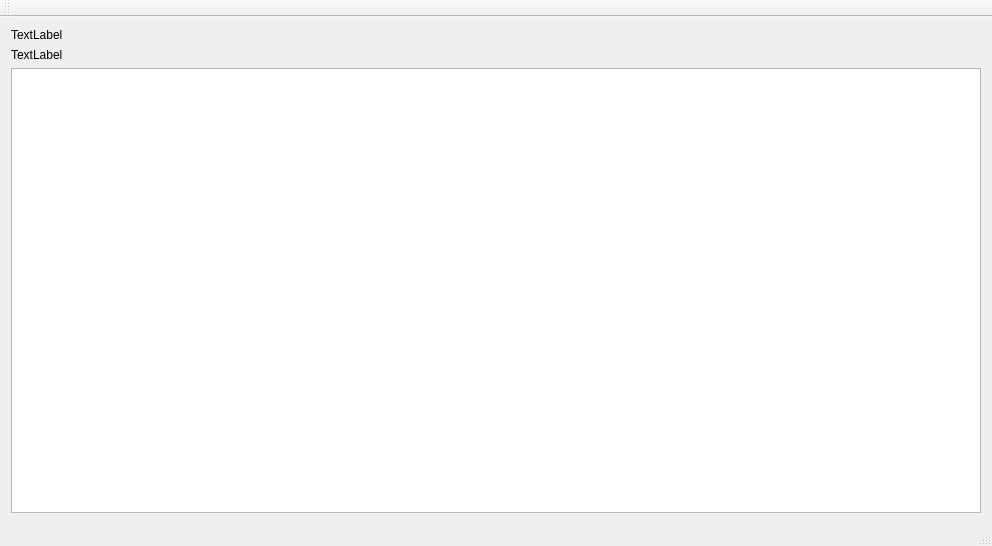
<?xml version="1.0" encoding="UTF-8"?>
<ui version="4.0">
 <class>MainWindow</class>
 <widget class="QMainWindow" name="MainWindow">
  <property name="geometry">
   <rect>
    <x>0</x>
    <y>0</y>
    <width>992</width>
    <height>546</height>
   </rect>
  </property>
  <property name="windowTitle">
   <string>MainWindow</string>
  </property>
  <widget class="QWidget" name="centralWidget">
   <layout class="QVBoxLayout" name="verticalLayout_3">
    <item>
     <layout class="QVBoxLayout" name="verticalLayout_2">
      <property name="sizeConstraint">
       <enum>QLayout::SetDefaultConstraint</enum>
      </property>
      <item>
       <layout class="QVBoxLayout" name="verticalLayout">
        <item>
         <widget class="QLabel" name="labViewSize">
          <property name="text">
           <string>TextLabel</string>
          </property>
         </widget>
        </item>
        <item>
         <widget class="QLabel" name="labSceneRect">
          <property name="text">
           <string>TextLabel</string>
          </property>
         </widget>
        </item>
       </layout>
      </item>
      <item>
       <widget class="QWGraphicsView" name="graphicsView"/>
      </item>
     </layout>
    </item>
   </layout>
  </widget>
  <widget class="QMenuBar" name="menuBar">
   <property name="geometry">
    <rect>
     <x>0</x>
     <y>0</y>
     <width>992</width>
     <height>28</height>
    </rect>
   </property>
  </widget>
  <widget class="QToolBar" name="mainToolBar">
   <attribute name="toolBarArea">
    <enum>TopToolBarArea</enum>
   </attribute>
   <attribute name="toolBarBreak">
    <bool>false</bool>
   </attribute>
  </widget>
  <widget class="QStatusBar" name="statusBar"/>
 </widget>
 <layoutdefault spacing="6" margin="11"/>
 <customwidgets>
  <customwidget>
   <class>QWGraphicsView</class>
   <extends>QGraphicsView</extends>
   <header location="global">qwgraphicsview.h</header>
  </customwidget>
 </customwidgets>
 <resources/>
 <connections/>
</ui>
